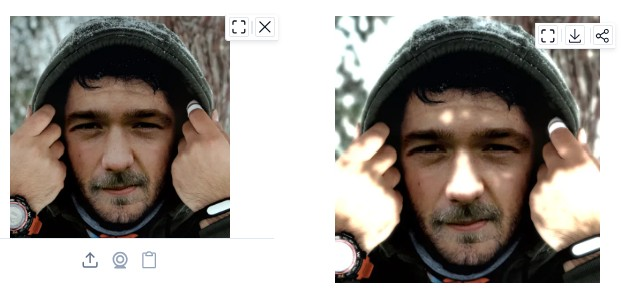
#> input picture FaceFiltering/assets/bloomsample1.jpg, 632 x 302 px
$ python -i background_removal.py   (imports and definitions only)
#> lines starting #> are read from the running program, lines starting #| are printed output that depends on the picture
#> further down, picture is the input picture: shape (302, 632, 3); mean B, G, R 150.1, 155.8, 162.2
### FaceFiltering/facefiltering/validate.py
"""
Shared input validation and parameter clamping for all filters.
"""
from __future__ import annotations

import numpy as np


class FilterInputError(ValueError):
    """Raised when an image cannot be processed as BGR uint8."""


def ensure_bgr_u8(img: np.ndarray, *, min_side: int = 3) -> np.ndarray:
    """
    Normalize to contiguous BGR uint8, shape (H, W, 3).

    Accepts:
    - uint8/float BGR or BGRA (alpha dropped)
    - uint8 grayscale (H, W) -> replicated to 3 channels
    - float in [0, 1] scaled to uint8
    """
#> called with min_side = 3
    if img is None:
        raise FilterInputError("Image is None.")
    if not isinstance(img, np.ndarray):
        raise FilterInputError(f"Expected numpy array, got {type(img)}.")

    x = np.ascontiguousarray(img)

    if x.ndim == 2:
        x = np.stack([x, x, x], axis=-1)

    if x.ndim != 3:
        raise FilterInputError(f"Expected 2D or 3D array, got shape {x.shape}.")

    c = x.shape[2]
#> c = 3
    if c == 4:
        x = x[:, :, :3]
        c = 3
    if c != 3:
        raise FilterInputError(f"Expected 1 or 3 channels after normalize, got {c}.")

    h, w = x.shape[0], x.shape[1]
#> h = 302; w = 632
    if h < min_side or w < min_side:
        raise FilterInputError(f"Image too small: {w}x{h} (min side {min_side}).")

    if x.dtype == np.uint8:
        out = x
    elif np.issubdtype(x.dtype, np.floating):
        xf = np.clip(x.astype(np.float64), 0.0, None)
        if xf.size and xf.max() <= 1.0 + 1e-6:
            xf = xf * 255.0
        out = np.clip(np.round(xf), 0, 255).astype(np.uint8)
    else:
        out = np.clip(x.astype(np.float64), 0, 255).astype(np.uint8)

    return np.ascontiguousarray(out)


def odd_ksize(k: int, *, minimum: int = 3, maximum: int = 31) -> int:
    k = int(round(k))
    k = max(minimum, min(maximum, k))
    if k % 2 == 0:
        k = min(maximum, k + 1)
    if k % 2 == 0:
        k = max(minimum, k - 1)
    return k


def clamp_int(v: int, lo: int, hi: int) -> int:
    return int(max(lo, min(hi, int(round(v)))))


def clamp_float(v: float, lo: float, hi: float) -> float:
    v = float(v)
    if v < lo:
        return lo
    if v > hi:
        return hi
    return v

### FaceFiltering/facefiltering/filters/background_removal.py
"""Foreground extraction with GrabCut-based background removal."""
from __future__ import annotations

import cv2
import numpy as np

from facefiltering.validate import clamp_float, clamp_int, ensure_bgr_u8, odd_ksize

DISPLAY_NAME = "Foreground extraction"


def apply(
    bgr: np.ndarray,
    *,
    margin_ratio: float = 0.08,
    iterations: int = 5,
    smooth_ksize: int = 5,
) -> np.ndarray:
    bgr = ensure_bgr_u8(bgr)
    mr = clamp_float(margin_ratio, 0.01, 0.45)
    it = clamp_int(iterations, 1, 15)
    k = odd_ksize(smooth_ksize, minimum=1, maximum=31)

    h, w = bgr.shape[:2]
#> h = 302; w = 632
    mx = max(1, min(int(round(w * mr)), (w - 3) // 2))
#> mx = 51
    my = max(1, min(int(round(h * mr)), (h - 3) // 2))
#> my = 24
    rect = (mx, my, max(1, w - 2 * mx), max(1, h - 2 * my))
#> rect = (51, 24, 530, 254)

    mask = np.zeros((h, w), dtype=np.uint8)
    bgd_model = np.zeros((1, 65), dtype=np.float64)
    fgd_model = np.zeros((1, 65), dtype=np.float64)
    cv2.grabCut(bgr, mask, rect, bgd_model, fgd_model, it, cv2.GC_INIT_WITH_RECT)

    fg = np.where((mask == cv2.GC_FGD) | (mask == cv2.GC_PR_FGD), 1.0, 0.0).astype(np.float64)

    if k > 1:
        ker = cv2.getStructuringElement(cv2.MORPH_ELLIPSE, (k, k))
        fg_u8 = (fg * 255.0).astype(np.uint8)
        fg_u8 = cv2.morphologyEx(fg_u8, cv2.MORPH_OPEN, ker, iterations=1)
        fg_u8 = cv2.morphologyEx(fg_u8, cv2.MORPH_CLOSE, ker, iterations=1)
        fg = cv2.GaussianBlur(fg_u8.astype(np.float64) / 255.0, (k, k), 0)

    out = bgr.astype(np.float64) * fg[:, :, None]
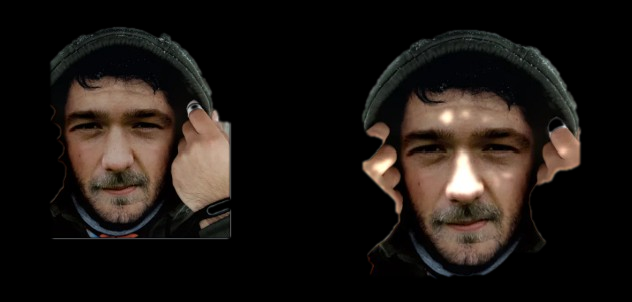
#> out: shape (302, 632, 3) float64; mean B, G, R 19.1, 22.8, 28.4
    return np.clip(np.round(out), 0, 255).astype(np.uint8)

>>> import cv2
>>> picture = cv2.imread('../../assets/bloomsample1.jpg')
>>> result = apply(picture)

$ run again, on FaceFiltering/assets/bloomsample2.jpg
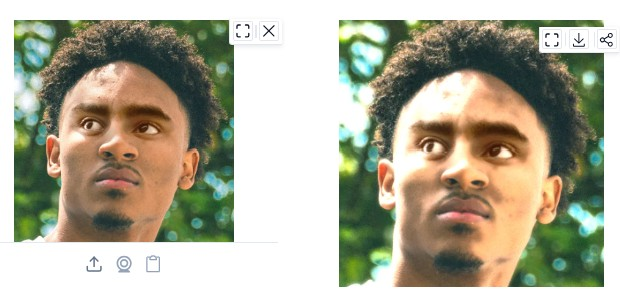
#> input picture FaceFiltering/assets/bloomsample2.jpg, 620 x 298 px
#> picture is the input picture: shape (298, 620, 3); mean B, G, R 153.6, 173.1, 175.7
#> in apply, `out = bgr.astype(np.float64) * fg[:, :, None]`:
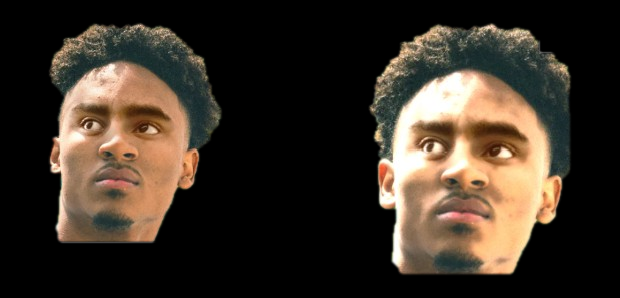
#> out: shape (298, 620, 3) float64; mean B, G, R 38.5, 48.6, 58.4

$ run again, on FaceFiltering/assets/bloom1.jpg
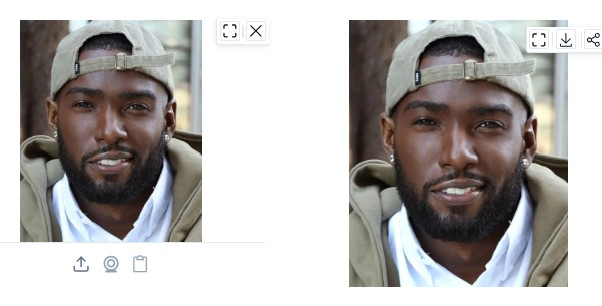
#> input picture FaceFiltering/assets/bloom1.jpg, 602 x 306 px
#> picture is the input picture: shape (306, 602, 3); mean B, G, R 178.2, 179.8, 182.8
#> in apply, `out = bgr.astype(np.float64) * fg[:, :, None]`:
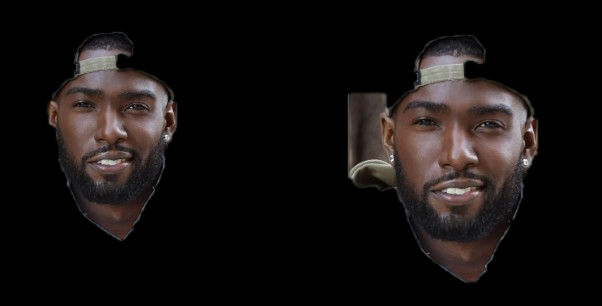
#> out: shape (306, 602, 3) float64; mean B, G, R 16.5, 17.3, 21.1
